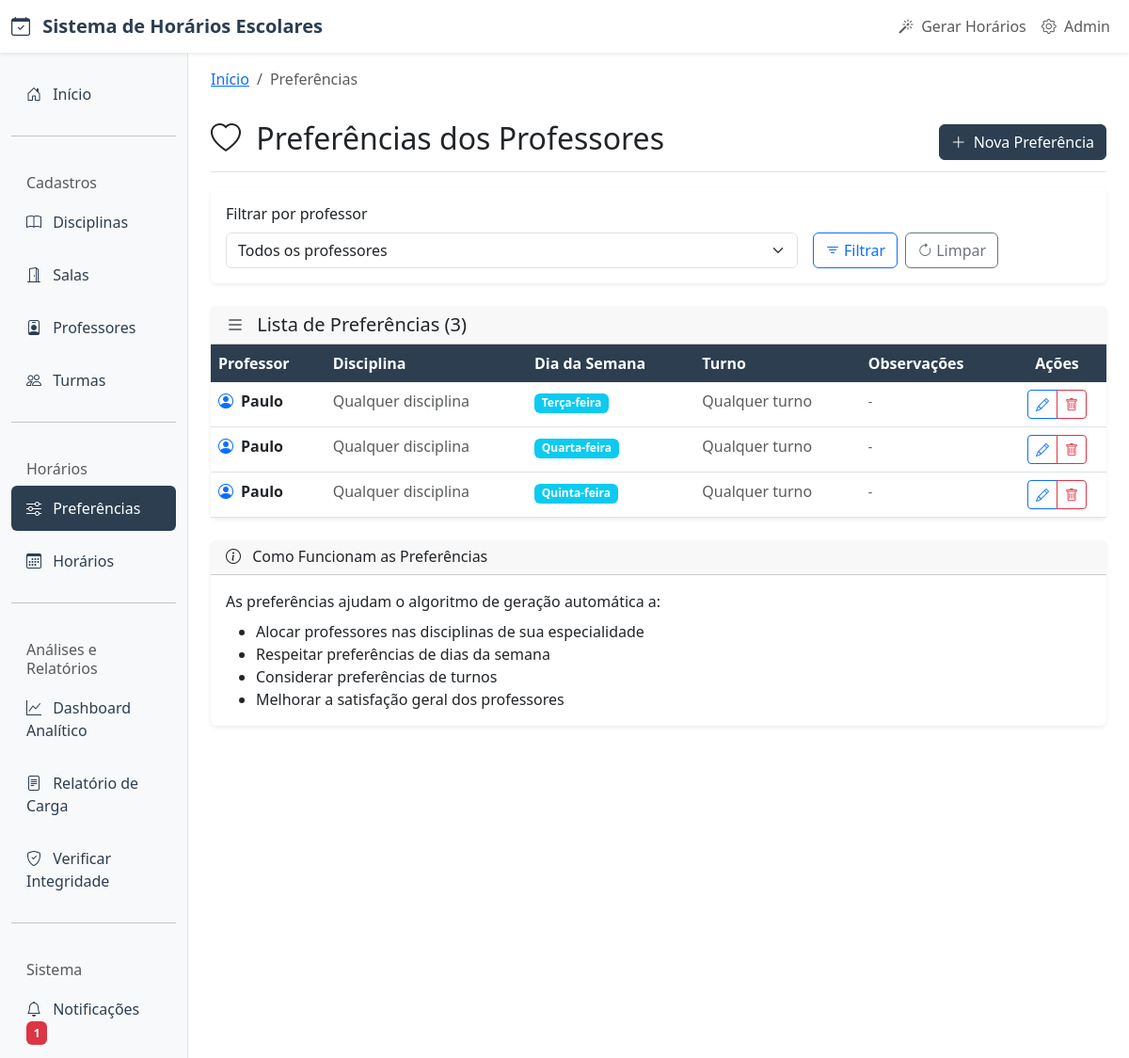
/preferencias/, run on the app's committed database.
### core/models.py (models this page shows, shortened)
class PreferenciaProfessor(models.Model):
    DIAS_SEMANA = [
        (0, 'Segunda-feira'),
        (1, 'Terça-feira'),
        (2, 'Quarta-feira'),
        (3, 'Quinta-feira'),
        (4, 'Sexta-feira'),
        (5, 'Sábado'),
        (6, 'Domingo'),
    ]
    TURNOS = [
        ('manha', 'Manhã'),
        ('tarde', 'Tarde'),
        ('noite', 'Noite'),
    ]
    professor = models.ForeignKey(
        Professor,
        on_delete=models.CASCADE,
        verbose_name="Professor",
        related_name="preferencias"
    )
    disciplina = models.ForeignKey(
        Disciplina,
        on_delete=models.CASCADE,
        verbose_name="Disciplina",
        related_name="preferencias_professores",
        null=True,
        blank=True,
        help_text="Disciplina específica (deixe vazio para qualquer disciplina)"
    )
    dia_semana = models.IntegerField(
        choices=DIAS_SEMANA,
        verbose_name="Dia da Semana",
        null=True,
        blank=True,
        help_text="Dia da semana específico (deixe vazio para qualquer dia)"
    )
    turno = models.CharField(
        max_length=10,
        choices=TURNOS,
        verbose_name="Turno",
        blank=True,
        help_text="Turno específico (deixe vazio para qualquer turno)"
    )
    disponivel = models.BooleanField(
        default=True,
        verbose_name="Disponível",
        help_text="Se o professor está disponível neste horário/turno/dia"
    )
    preferencial = models.BooleanField(
        default=False,
        verbose_name="Preferencial",
        help_text="Se este é um horário/turno/dia preferencial para o professor"
    )
    prioridade = models.IntegerField(
        default=3,
        choices=[(1, 'Baixa'), (2, 'Média'), (3, 'Normal'), (4, 'Alta'), (5, 'Crítica')],
        verbose_name="Prioridade",
        help_text="Nível de prioridade desta preferência (1=Baixa, 5=Crítica)"
    )
    observacoes = models.TextField(
        blank=True,
        verbose_name="Observações",
        help_text="Observações adicionais sobre esta preferência"
    )
    criado_em = models.DateTimeField(auto_now_add=True)
    atualizado_em = models.DateTimeField(auto_now=True)
    class Meta:
        verbose_name = "Preferência do Professor"
        verbose_name_plural = "Preferências dos Professores"
        ordering = ['professor__nome_completo', 'dia_semana', 'turno']

class Professor(models.Model):
    nome_completo = models.CharField(
        max_length=150,
        verbose_name="Nome Completo",
        help_text="Nome completo do professor"
    )
    email = models.EmailField(
        max_length=100,
        verbose_name="E-mail",
        help_text="Endereço de e-mail do professor",
        blank=True
    )
    telefone = models.CharField(
        max_length=20,
        verbose_name="Telefone",
        help_text="Telefone de contato do professor",
        blank=True
    )
    especialidade = models.CharField(
        max_length=100,
        verbose_name="Especialidade",
        help_text="Área de especialidade ou formação principal",
        blank=True
    )
    disciplinas = models.ManyToManyField(
        Disciplina,
        verbose_name="Disciplinas",
        help_text="Disciplinas que o professor pode lecionar",
        blank=True
    )
    ativo = models.BooleanField(
        default=True,
        verbose_name="Ativo",
        help_text="Se o professor está ativo no sistema"
    )
    criado_em = models.DateTimeField(auto_now_add=True)
    atualizado_em = models.DateTimeField(auto_now=True)
    class Meta:
        verbose_name = "Professor"
        verbose_name_plural = "Professores"
        ordering = ['nome_completo']

### core/views.py (the view)
# urls.py: path('preferencias/', views.PreferenciaProfessorListView.as_view(), name='preferencia_list'),
class PreferenciaProfessorListView(ListView):
    model = PreferenciaProfessor
    template_name = 'core/preferencia_list.html'
    context_object_name = 'preferencias'
    paginate_by = 20
    def get_queryset(self):
        queryset = PreferenciaProfessor.objects.all().select_related('professor', 'disciplina')
        professor_id = self.request.GET.get('professor')
        if professor_id:
            queryset = queryset.filter(professor_id=professor_id)
        return queryset.order_by('professor__nome_completo', 'dia_semana', 'turno')
    def get_context_data(self, **kwargs):
        context = super().get_context_data(**kwargs)
        context['professores'] = Professor.objects.filter(ativo=True).order_by('nome_completo')
        return context

### core/templates/core/preferencia_list.html (shortened to what this page needs)
{% extends 'core/base.html' %}
{% block breadcrumb %}
<nav aria-label="breadcrumb">
    <ol class="breadcrumb">
        <li class="breadcrumb-item"><a href="{% url 'core:home' %}">Início</a></li>
        <li class="breadcrumb-item active">Preferências</li>
    </ol>
</nav>
{% endblock %}
{% block content %}
<div class="fade-in">
    <div class="d-flex justify-content-between flex-wrap flex-md-nowrap align-items-center pt-3 pb-2 mb-3 border-bottom">
        <h1 class="h2">
            <i class="bi bi-heart me-2"></i>
            Preferências dos Professores
        </h1>
        <div class="btn-toolbar mb-2 mb-md-0">
            <a href="{% url 'core:preferencia_create' %}" class="btn btn-primary">
                <i class="bi bi-plus-lg me-2"></i>Nova Preferência
            </a>
        </div>
    </div>
    <div class="card mb-4">
        <div class="card-body">
            <form method="get" class="row g-3">
                <div class="col-md-8">
                    <label for="professor" class="form-label">Filtrar por professor</label>
                    <select class="form-select" name="professor" id="professor">
                        <option value="">Todos os professores</option>
                    </select>
                </div>
                <div class="col-md-4 d-flex align-items-end">
                    <button type="submit" class="btn btn-outline-primary me-2">
                        <i class="bi bi-filter me-1"></i>Filtrar
                    </button>
                    <a href="{% url 'core:preferencia_list' %}" class="btn btn-outline-secondary">
                        <i class="bi bi-arrow-clockwise me-1"></i>Limpar
                    </a>
                </div>
            </form>
        </div>
    </div>
    <div class="card">
        <div class="card-header d-flex justify-content-between align-items-center">
            <h5 class="card-title mb-0">
                <i class="bi bi-list me-2"></i>
                Lista de Preferências ({{ preferencias|length }})
            </h5>
        </div>
        <div class="card-body p-0">
            {% if preferencias %}
                <div class="table-responsive">
                    <table class="table table-hover mb-0">
                        <thead class="table-light">
                            <tr>
                                <th>Professor</th>
                                <th>Disciplina</th>
                                <th>Dia da Semana</th>
                                <th>Turno</th>
                                <th>Observações</th>
                                <th class="text-center">Ações</th>
                            </tr>
                        </thead>
                        <tbody>
                            {% for preferencia in preferencias %}
                            <tr>
                                <td>
                                    <div class="d-flex align-items-center">
                                        <i class="bi bi-person-circle text-primary me-2"></i>
                                        <div>
                                            <strong>{{ preferencia.professor.nome_completo }}</strong>
                                            <br>
                                        </div>
                                    </div>
                                </td>
                                <td>
                                    {% if preferencia.disciplina %}
                                        <span class="badge bg-primary">{{ preferencia.disciplina.nome }}</span>
                                    {% else %}
                                        <span class="text-muted">Qualquer disciplina</span>
                                    {% endif %}
                                </td>
                                <td>
                                    {% if preferencia.dia_semana is not None %}
                                        <span class="badge bg-info">{{ preferencia.get_dia_semana_display }}</span>
                                    {% else %}
                                        <span class="text-muted">Qualquer dia</span>
                                    {% endif %}
                                </td>
                                <td>
                                    {% if preferencia.turno %}
                                        <span class="badge bg-success">{{ preferencia.get_turno_display }}</span>
                                    {% else %}
                                        <span class="text-muted">Qualquer turno</span>
                                    {% endif %}
                                </td>
                                <td>
                                    {% if preferencia.observacoes %}
                                        <small class="text-muted">{{ preferencia.observacoes|truncatechars:50 }}</small>
                                    {% else %}
                                        <small class="text-muted">-</small>
                                    {% endif %}
                                </td>
                                <td class="text-center">
                                    <div class="btn-group" role="group">
                                        <a href="{% url 'core:preferencia_update' preferencia.pk %}"
                                           class="btn btn-sm btn-outline-primary" title="Editar">
                                            <i class="bi bi-pencil"></i>
                                        </a>
                                        <a href="{% url 'core:preferencia_delete' preferencia.pk %}"
                                           class="btn btn-sm btn-outline-danger" title="Excluir"
                                           onclick="return confirm('Tem certeza que deseja excluir esta preferência?')">
                                            <i class="bi bi-trash"></i>
                                        </a>
                                    </div>
                                </td>
                            </tr>
                            {% endfor %}
                        </tbody>
                    </table>
                </div>
            {% endif %}
        </div>
    </div>
    <div class="card mt-4">
        <div class="card-header">
            <h6 class="card-title mb-0">
                <i class="bi bi-info-circle me-2"></i>
                Como Funcionam as Preferências
            </h6>
        </div>
        <div class="card-body">
            <p class="mb-2">As preferências ajudam o algoritmo de geração automática a:</p>
            <ul class="mb-0">
                <li>Alocar professores nas disciplinas de sua especialidade</li>
                <li>Respeitar preferências de dias da semana</li>
                <li>Considerar preferências de turnos</li>
                <li>Melhorar a satisfação geral dos professores</li>
            </ul>
        </div>
    </div>
</div>
{% endblock %}

### core/templates/core/base.html (style rules this page uses)
:root { --primary-color: #2c3e50; --secondary-color: #3498db; --success-color: #27ae60; --warning-color: #f39c12; --danger-color: #e74c3c; }
.card { border: none; box-shadow: 0 0.125rem 0.25rem rgba(0, 0, 0, 0.075); transition: all 0.3s ease; }
.btn-primary { background-color: var(--primary-color); border-color: var(--primary-color); }
.table th { background-color: var(--primary-color); color: white; border: none; }
.fade-in { animation: fadeIn 0.5s ease-in; }

### data on the page
PreferenciaProfessor: professor.nome_completo "Paulo", shows "Qualquer disciplina", dia_semana "Terça-feira", turno "Qualquer turno"
PreferenciaProfessor: professor.nome_completo "Paulo", shows "Qualquer disciplina", dia_semana "Quarta-feira", turno "Qualquer turno"
PreferenciaProfessor: professor.nome_completo "Paulo", shows "Qualquer disciplina", dia_semana "Quinta-feira", turno "Qualquer turno"

### other printed values
{{ preferencias|length }} "3"
